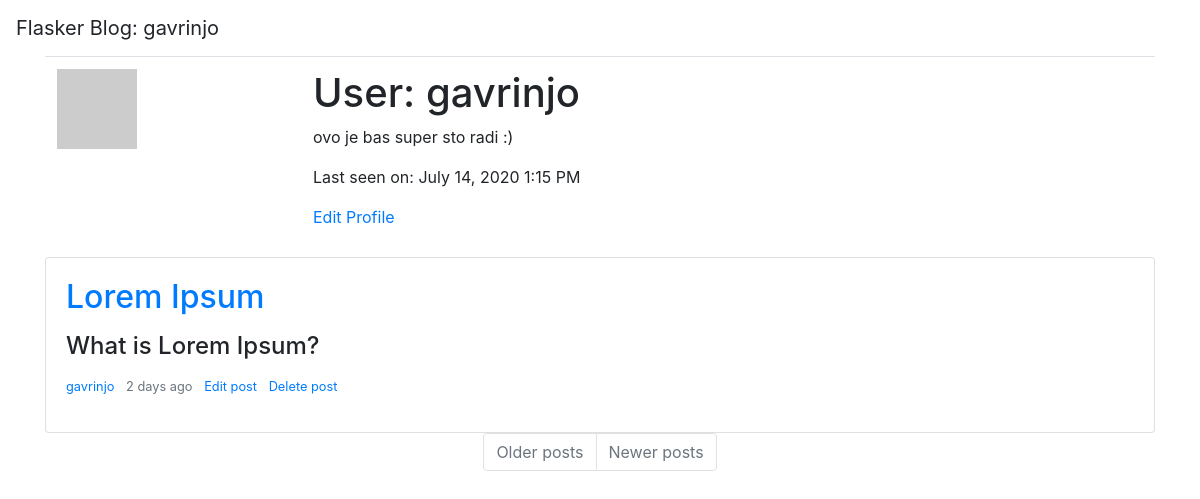
Page /user/gavrinjo (signed in) on the earlier database version.
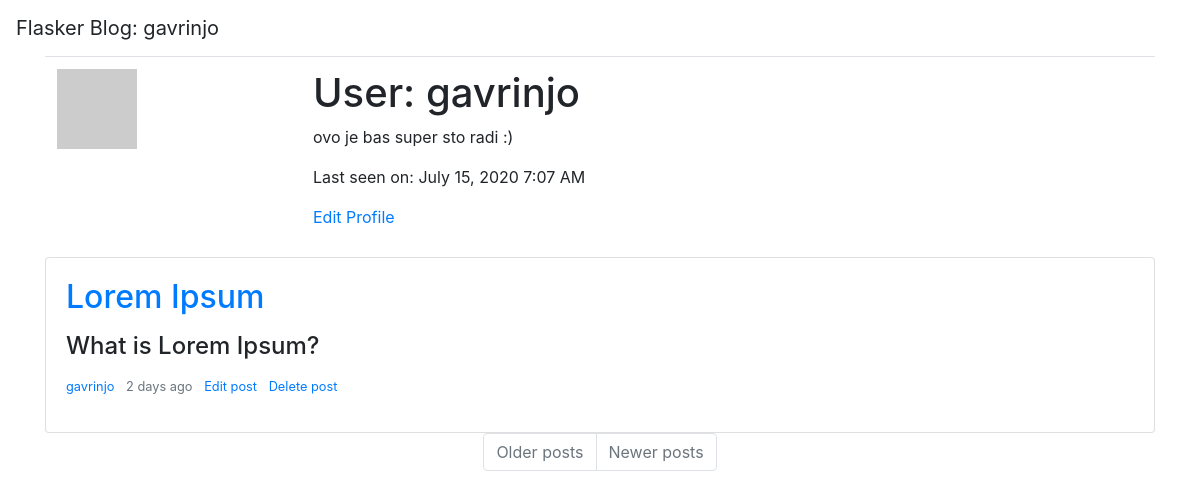
Same page on the later database version.
### app/models.py (models this page shows, shortened)
class User(UserMixin, db.Model):
    id = db.Column(db.Integer, primary_key=True)
    username = db.Column(db.String(64), index=True, unique=True)
    email = db.Column(db.String(120), index=True, unique=True)
    password_hash = db.Column(db.String(128))
    about_me = db.Column(db.String(140))
    last_seen = db.Column(db.DateTime, default=datetime.utcnow)
    article = db.relationship("Article", backref="author", lazy="dynamic")
    def avatar(self, size):
        digest = md5(self.email.lower().encode("utf-8")).hexdigest()
        return f"https://www.gravatar.com/avatar/{digest}?d=identicon&r=x&s={size}"

class Article(db.Model):
    id = db.Column(db.Integer, primary_key=True)
    title = db.Column(db.String(64))
    subtitle = db.Column(db.String(128))
    body = db.Column(db.String(140))
    timestamp = db.Column(db.DateTime, index=True, default=datetime.utcnow)
    user_id = db.Column(db.Integer, db.ForeignKey("user.id"))

### app/main/routes.py (the view)
@bp.route("/user/<username>")
@login_required
def user(username):
    user = User.query.filter_by(username=username).first_or_404()
    posts = user.article.order_by(Article.timestamp.desc()).all()
    return render_template("user.html", title=user.username, user=user, posts=posts)

### app/main/routes.py (called while the page is built)
@bp.before_request
def before_request():
    if current_user.is_authenticated:
        current_user.last_seen = datetime.utcnow()
        db.session.commit()

### app/models.py (called while the page is built)
@login.user_loader
def load_user(id):
    return User.query.get(int(id))

### app/templates/user.html
{% extends 'base.html' %}
{% block app_content %}
    <table class="table table-hover">
        <tr>
            <td width="256px"><img src="{{ user.avatar(128) }}"></td>
            <td>
                <h1>User: {{ user.username }}</h1>
                {% if user.about_me %}<p>{{ user.about_me }}</p>{% endif %}
                {% if user.last_seen %}<p>Last seen on: {{ moment(user.last_seen).format("LLL") }}</p>{% endif %}
                {% if user == current_user %}
                <a href="{{ url_for('main.edit_profile') }}">Edit Profile</a>
                {% endif %}
            </td>
        </tr>
    </table>
    {% for post in posts %}
        {% include "post_preview.html" %}
    {% endfor %}
    <nav aria-label="Page navigation example">
        <ul class="justify-content-center pagination">
            <li class="page-item{% if not next_url %} disabled {% endif %}">
                <a class="page-link" href="{{ next_url or '#' }}" tabindex="-1">Older posts</a>
            </li>
            <li class="page-item{% if not prev_url %} disabled {% endif %}">
                <a class="page-link" href="{{ prev_url or '#' }}" tabindex="-1">Newer posts</a>
            </li>
        </ul>
    </nav>
{% endblock app_content %}

### app/templates/base.html (shortened to what this page needs)
{% extends 'bootstrap/base.html' %}
{% block head %}
    <link rel="stylesheet" href="https://stackpath.bootstrapcdn.com/bootstrap/4.4.1/css/bootstrap.min.css">
    <link href="https://cdn.jsdelivr.net/npm/summernote@0.8.18/dist/summernote-bs4.min.css" rel="stylesheet">
{% endblock %}
{% block navbar %}
    <nav class="navbar navbar-default">
        <span class="navbar-brand">Flasker Blog: {{ current_user.username }}</span>
    </nav>
{% endblock %}
{% block content %}
    <div class="container">
        {% block app_content %} {% endblock app_content %}
    </div>
{% endblock %}

### app/content/templates/post_preview.html
     <div class="card mb-6">
        <div class="card-body">
            <a href="{{ url_for('content.page_view', title=post.title) }}">
                <h2 class="card-title">{{ post.title|safe }}</h2>
            </a>
            <p class="card-text"><h4>{{ post.subtitle|safe }}</h4></p>
            <small class="text-muted">
                <ul class="list-inline">
                    <li class="list-inline-item"><a href="{{ url_for('main.user', username=post.author.username) }}">{{ post.author.username }}</a></li>
                    <li class="list-inline-item">{{ moment(post.timestamp).fromNow() }}</li>
                    {% if post.author.username == current_user.username %}
                    <li class="list-inline-item"><a href="{{ url_for('content.edit_page', id=post.id) }}">Edit post</a></li>
                    <li class="list-inline-item"><a href="{{ url_for('content.delete_page', id=post.id) }}">Delete post</a></li>
                    {% endif %}
                </ul>
            </small>
        </div>
    </div>

Differences in the rows shown:
changed User "gavrinjo": last_seen "July 14, 2020 1:15 PM" → "July 15, 2020 7:07 AM"
